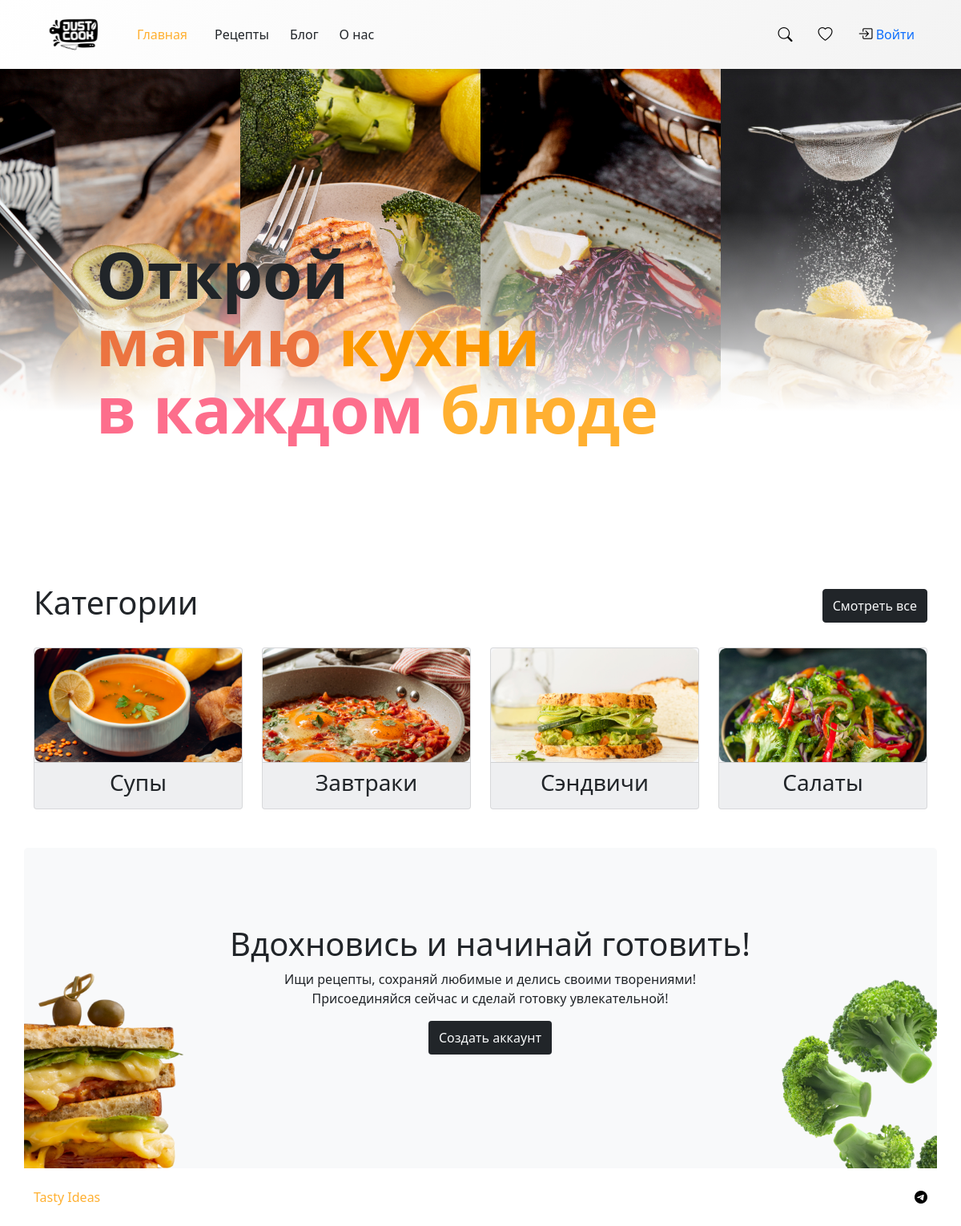
The page / on the database its author committed.
### myapp/models.py (models this page shows, shortened)
class Category(models.Model):
    name = models.CharField(max_length=100)
    description = models.TextField(max_length=250)
    photo = models.ImageField(upload_to='category_photos/', default='default_image.png')

### myapp/views.py (the view)
# urls.py: path('', index_recipes, name='index_recipes'),
def index_recipes(request: HttpRequest):
    categories = Category.objects.filter(name__in=["Супы", "Завтраки", "Сэндвичи", "Салаты"])
    return render(request, 'myapp/index_recipes.html', {'categories': categories})

### myapp/templates/myapp/index_recipes.html
{% extends "base.html" %} {% block title %}Главная страница{% endblock title %}
{% load static %}
{% block content %}
    <div class="container-fluid p-0">
        <div class="row g-0 position-relative custom-top-content">
            <div class="col">
                <img src="{% static 'images/fruit-fresh-with-kiwi-slices.png' %}" class="img-fluid w-100" alt="photo">
            </div>
            <div class="col">
                <img src="{% static 'images/slice-grilled-salmon.png' %}" class="img-fluid w-100" alt="photo">
            </div>
            <div class="col">
                <img src="{% static 'images/vegetable-salad-with-tomatoes-cucumbers-radishes-cabbage-slice-lemon.png' %}" class="img-fluid w-100" alt="photo">
            </div>
            <div class="col">
                <img src="{% static 'images/pancakes-covered-with-powdered-sugar.png' %}" class="img-fluid w-100" alt="photo">
        </div>
        <div class="custom-gradient-overlay"></div>
        <div class="slogan position-absolute bottom-0  start-0">
            <h1>
                <span class="applied_custom-black">Открой</span><br>
                <span class="applied-custom-peach"> магию</span><span class="applied-custom-orrange"> кухни</span><br>
                <span class="applied-custom-pink"> в каждом</span><span class="applied-custom-yellow"> блюде</span>
            </h1>
        </div>
    </div>
    <section class="container category py-5">
            <div class="category-top d-flex flex-row mb-4 align-items-center ">
                <h1 class="col-5">Категории</h1>
                <button class="btn btn-dark text-light ms-auto py-2">Смотреть все</button>
            </div>
            <div class="category-cards row g-4">
                {% for category in categories %}
                <div class="col-md-3">
                    <div class="card card-custom">
                        {% if category.photo %}
                        <img src="{{ category.photo.url }}" class="card-img-top rounded-3" alt="{{ category.name }}">
                        {% else %}
                        <img src="/media/default_image.png" class="card-img-top" alt="{{ category.name }}">
                        {% endif %}
                        <div class="card-footer">
                            <h3 class="card-title text-center">{{ category.name }}</h3>
                        </div>
                    </div>
                </div>
            {% empty %}
                <p>Not Found</p>
            {% endfor %}
            </div>
    </section>
    <section class="container rounded-3 py-5 position-relative bg-light h-50">
        <div class="position-absolute py-5 d-flex flex-column justify-content-center align-items-center text-center w-100">
            <h1>Вдохновись и начинай готовить!</h1>
            <p class="w-50">Ищи рецепты, сохраняй любимые и делись своими творениями! Присоединяйся сейчас и сделай готовку увлекательной!</p>
            <button class="btn bg-dark text-light py-2">Создать аккаунт</button>
        </div>
        <div>
            <img class="position-absolute bottom-0 end-0 h-75" src="{% static "images/green-broccoli.png" %}" alt="photo">
            <img class="position-absolute bottom-0 start-0 h-75" src="{% static "images/delicious-sandwich.png" %}" alt="photo">
        </div>
    </section>
{% endblock content %}

### static/css/style.css (style rules this page uses)
:root { --custom-yellow-color: #ffb031; --custom-orrange-color: #fd9900; --custom-pink-color: #fd6e8c; --custom-peach-color: #ec7440; --custom-black-color: #1e1e1e; }
.applied-custom-pink { color: var(--custom-pink-color); }
.applied-custom-yellow { color: var(--custom-yellow-color); }
.applied-custom-orrange { color: var(--custom-orrange-color); }
.applied-custom-peach { color: var(--custom-peach-color); }
img.img-fluid { object-fit: cover; }
.custom-top-content { position: relative; width: 100%; }
.custom-gradient-overlay { position: absolute; bottom: 0; left: 0; width: 100%; height: 70%; background: linear-gradient(180deg, rgba(255, 255, 255, 0) 0%, #fff 60%); z-index: 1; }
.slogan { position: absolute; padding-left: 10%; padding-bottom: 10%; z-index: 2; }
.slogan h1 { font-size: 80px !important; font-style: normal; font-weight: 550; line-height: 105%; }
.card-custom { background-color: #f6f7f9; }

### rows shown on the page
Category: photo (picture), name "Супы"
Category: photo (picture), name "Завтраки"
Category: photo (picture), name "Сэндвичи"
Category: photo (picture), name "Салаты"
